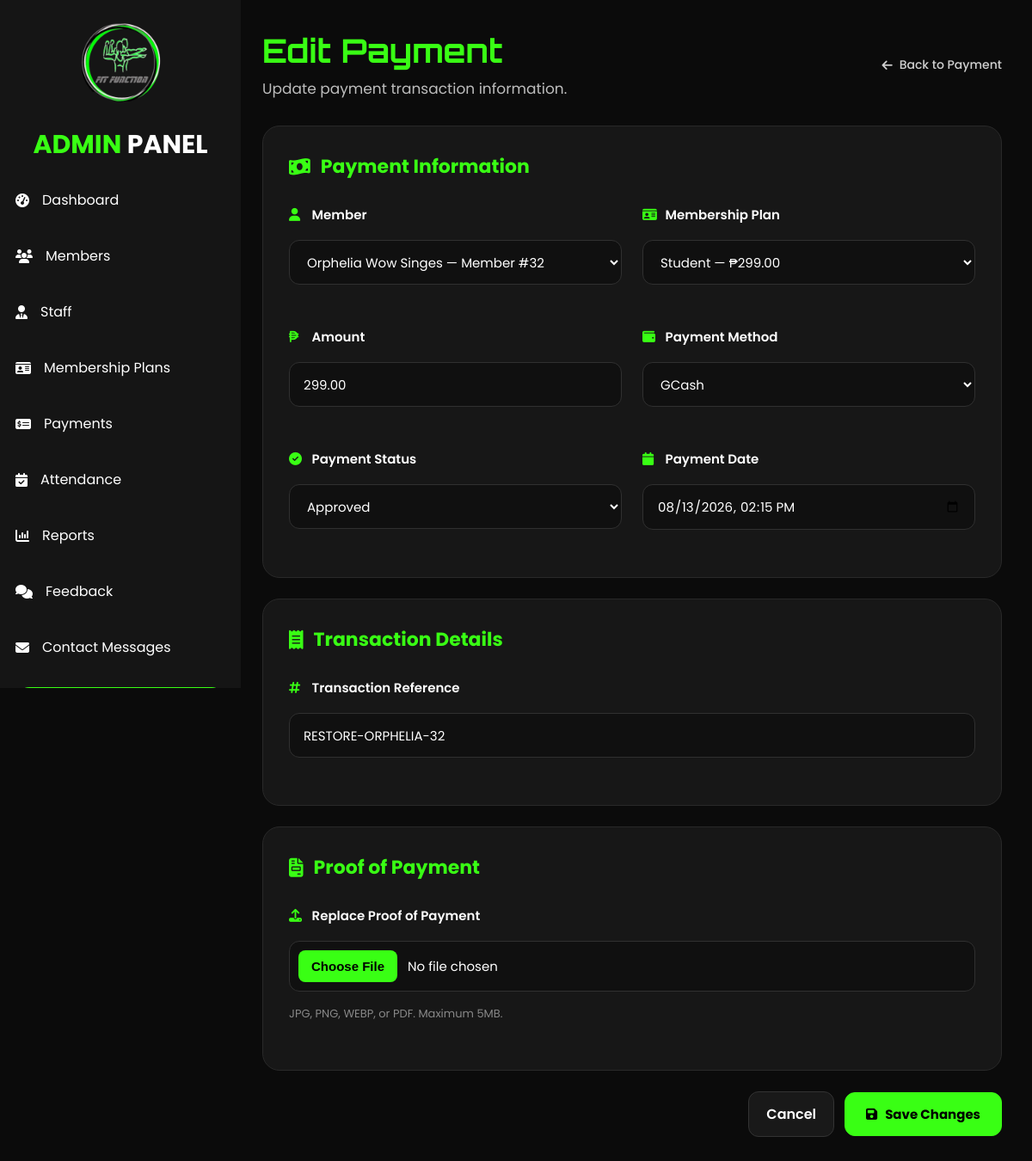
Screenshot of /payment_edit_admin.php?id=6 (signed in) with the database file from the repository.
### tables this page shows
CREATE TABLE `payments` (
  `payment_id` int(11) NOT NULL,
  `member_id` int(11) DEFAULT NULL,
  `payer_name` varchar(150) DEFAULT NULL,
  `plan_id` int(11) NOT NULL,
  `amount` decimal(10,2) NOT NULL,
  `payment_method` enum('Credit/Debit Card','GCash','Pay at the Counter') NOT NULL,
  `payment_status` enum('Pending','Approved','Declined') DEFAULT 'Pending',
  `transaction_reference` varchar(100) DEFAULT NULL,
  `proof_of_payment` varchar(255) DEFAULT NULL,
  `payment_date` timestamp NOT NULL DEFAULT CURRENT_TIMESTAMP
);

CREATE TABLE `signup` (
  `id` int(100) NOT NULL,
  `first_name` varchar(100) NOT NULL,
  `middlename` varchar(100) DEFAULT NULL,
  `last_name` varchar(100) NOT NULL,
  `suffix` varchar(20) DEFAULT NULL,
  `email` varchar(150) NOT NULL,
  `contact_number` varchar(30) NOT NULL,
  `gender` enum('Male','Female','Rather not say') NOT NULL,
  `birthdate` date NOT NULL,
  `password` varchar(255) NOT NULL,
  `created_at` timestamp NOT NULL DEFAULT CURRENT_TIMESTAMP ON UPDATE CURRENT_TIMESTAMP,
  `verification_code` varchar(6) NOT NULL,
  `verification_expiry` datetime NOT NULL,
  `email_verified` tinyint(1) NOT NULL DEFAULT '0',
  `status` varchar(20) NOT NULL DEFAULT 'Pending',
  `address` varchar(255) DEFAULT NULL,
  `profile_picture` varchar(255) DEFAULT NULL,
  `qr_token` varchar(64) DEFAULT NULL
);

CREATE TABLE `membership_plans` (
  `plan_id` int(11) NOT NULL,
  `plan_name` varchar(50) NOT NULL,
  `duration_days` int(11) NOT NULL,
  `price` decimal(10,2) NOT NULL,
  `description` varchar(255) DEFAULT NULL,
  `status` enum('Active','Inactive') DEFAULT 'Active'
);

### payment_edit_admin.php (the view, shortened to what this page needs)
<?php
require_once("includes/admin_auth.php");
$payment_id = (int) $_GET['id'];
$stmt = $con->prepare("
    SELECT
        p.payment_id,
        p.member_id,
        p.plan_id,
        p.amount,
        p.payment_method,
        p.payment_status,
        p.transaction_reference,
        p.proof_of_payment,
        p.payment_date
    FROM payments p
    WHERE p.payment_id = ?
    LIMIT 1
");
$stmt->bind_param("i", $payment_id);
$stmt->execute();
$result = $stmt->get_result();
$payment = $result->fetch_assoc();
$members = [];
$memberResult = $con->query("
    SELECT
        id,
        first_name,
        middlename,
        last_name
    FROM signup
    ORDER BY first_name ASC, last_name ASC
");
if ($memberResult) {
    while ($member = $memberResult->fetch_assoc()) {
        $members[] = $member;
    }
}
$plans = [];
$planResult = $con->query("
    SELECT
        plan_id,
        plan_name,
        price
    FROM membership_plans
    ORDER BY plan_name ASC
");
if ($planResult) {
    while ($plan = $planResult->fetch_assoc()) {
        $plans[] = $plan;
    }
}
$paymentDateValue = "";
if (
    !empty($payment['payment_date'])
) {
    $timestamp = strtotime(
        $payment['payment_date']
    );
    if ($timestamp !== false) {
        $paymentDateValue =
            date(
                "Y-m-d\TH:i",
                $timestamp
            );
    }
}
?>
<!DOCTYPE html>
<html lang="en">
<head>
    <link
        rel="stylesheet"
        href="assets/css/admin.css"
    >
    <link
        rel="stylesheet"
        href="https://cdnjs.cloudflare.com/ajax/libs/font-awesome/6.7.2/css/all.min.css"
    >
</head>
<body>
<div class="wrapper">
    <?php include("includes/admin_sidebar.php"); ?>
    <div class="main">
        <div class="dashboard-content payment-edit-content">
            <div class="staff-form-header">
                <div>
                    <h2>
                        Edit Payment
                    </h2>
                    <p>
                        Update payment transaction information.
                    </p>
                </div>
                <div class="page-header-actions">
                    <a
                        href="payment_view_admin.php?id=<?= $payment_id ?>"
                        class="back-staff-btn"
                    >
                        <i class="fa-solid fa-arrow-left"></i>
                        Back to Payment
                    </a>
                </div>
            </div>
            <form
                method="POST"
                enctype="multipart/form-data"
                class="admin-form"
            >
                <div class="form-card">
                    <div class="form-card-title">
                        <i class="fa-solid fa-money-bill-wave"></i>
                        Payment Information
                    </div>
                    <div class="form-grid">
                        <div class="form-group">
                            <label for="member_id">
                                <i class="fa-solid fa-user"></i>
                                Member
                            </label>
                            <select
                                name="member_id"
                                id="member_id"
                                required
                            >
                                <?php foreach (
                                    $members as $member
                                ): ?>
                                    <?php
                                    $memberName = trim(
                                        $member['first_name']
                                        . " "
                                        . ($member['middlename'] ?? '')
                                        . " "
                                        . $member['last_name']
                                    );
                                    ?>
                                    <option
                                        value="<?= (int)$member['id'] ?>"
                                        <?= (
                                            (int)$payment['member_id']
                                            === (int)$member['id']
                                        )
                                            ? 'selected'
                                            : ''
                                        ?>
                                    >
                                        <?= htmlspecialchars(
                                            $memberName
                                        ) ?>
                                        — Member #<?= (int)$member['id'] ?>
                                    </option>
                                <?php endforeach; ?>
                            </select>
                        </div>
                        <div class="form-group">
                            <label for="plan_id">
                                <i class="fa-solid fa-id-card"></i>
                                Membership Plan
                            </label>
                            <select
                                name="plan_id"
                                id="plan_id"
                                required
                            >
                                <?php foreach (
                                    $plans as $plan
                                ): ?>
                                    <option
                                        value="<?= (int)$plan['plan_id'] ?>"
                                        data-price="<?= htmlspecialchars($plan['price']) ?>"
                                        <?= (
                                            (int)$payment['plan_id']
                                            === (int)$plan['plan_id']
                                        )
                                            ? 'selected'
                                            : ''
                                        ?>
                                    >
                                        <?= htmlspecialchars(
                                            $plan['plan_name']
                                        ) ?>
                                        — ₱<?= number_format(
                                            (float)$plan['price'],
                                            2
                                        ) ?>
                                    </option>
                                <?php endforeach; ?>
                            </select>
                        </div>
                        <div class="form-group">
                            <label for="amount">
                                <i class="fa-solid fa-peso-sign"></i>
                                Amount
                            </label>
                            <input
                                type="number"
                                name="amount"
                                id="amount"
                                step="0.01"
                                min="0.01"
                                value="<?= htmlspecialchars(
                                    $payment['amount']
                                ) ?>"
                                required
                            >
                        </div>
                        <div class="form-group">
                            <label for="payment_method">
                                <i class="fa-solid fa-wallet"></i>
                                Payment Method
                            </label>
                            <select
                                name="payment_method"
                                id="payment_method"
                                required
                            >
                                <option
                                    value="GCash"
                                    <?= (
                                        $payment['payment_method']
                                        === "GCash"
                                    )
                                        ? 'selected'
                                        : ''
                                    ?>
                                >
                                    GCash
                                </option>
                            </select>
                        </div>
                        <div class="form-group">
                            <label for="payment_status">
                                <i class="fa-solid fa-circle-check"></i>
                                Payment Status
                            </label>
                            <select
                                name="payment_status"
                                id="payment_status"
                                required
                            >
                                <option
                                    value="Approved"
                                    <?= (
                                        $payment['payment_status']
                                        === "Approved"
                                    )
                                        ? 'selected'
                                        : ''
                                    ?>
                                >
                                    Approved
                                </option>
                            </select>
                        </div>
                        <div class="form-group">
                            <label for="payment_date">
                                <i class="fa-solid fa-calendar"></i>
                                Payment Date
                            </label>
                            <input
                                type="datetime-local"
                                name="payment_date"
                                id="payment_date"
                                value="<?= htmlspecialchars(
                                    $paymentDateValue
                                ) ?>"
                                required
                            >
                        </div>
                    </div>
                </div>
                <div class="form-card">
                    <div class="form-card-title">
                        <i class="fa-solid fa-receipt"></i>
                        Transaction Details
                    </div>
                    <div class="form-group">
                        <label for="transaction_reference">
                            <i class="fa-solid fa-hashtag"></i>
                            Transaction Reference
                        </label>
                        <input
                            type="text"
                            name="transaction_reference"
                            id="transaction_reference"
                            maxlength="100"
                            value="<?= htmlspecialchars(
                                $payment['transaction_reference']
                                ?? ''
                            ) ?>"
                            placeholder="Enter transaction reference"
                        >
                    </div>
                </div>
                <div class="form-card">
                    <div class="form-card-title">
                        <i class="fa-solid fa-file-invoice"></i>
                        Proof of Payment
                    </div>
                    <div class="form-group">
                        <label for="proof_of_payment">
                            <i class="fa-solid fa-upload"></i>
                            Replace Proof of Payment
                        </label>
                        <input
                            type="file"
                            name="proof_of_payment"
                            id="proof_of_payment"
                            accept=".jpg,.jpeg,.png,.webp,.pdf"
                        >
                        <small>
                            JPG, PNG, WEBP, or PDF. Maximum 5MB.
                        </small>
                    </div>
                </div>
                <div class="form-actions">
                    <a
                        href="payment_view_admin.php?id=<?= $payment_id ?>"
                        class="btn-secondary"
                    >
                        Cancel
                    </a>
                    <button
                        type="submit"
                        class="btn-primary"
                    >
                        <i class="fa-solid fa-save"></i>
                        Save Changes
                    </button>
                </div>
            </form>
        </div>
    </div>
</div>
</body>
</html>

### rows the page displays
payments: member_id "Orphelia Wow Singes — Member #32", plan_id "Student — ₱299.00", amount "299.00", payment_method "GCash", payment_status "Approved", payment_date "08/13/2026 14:15", transaction_reference "RESTORE-ORPHELIA-32"
